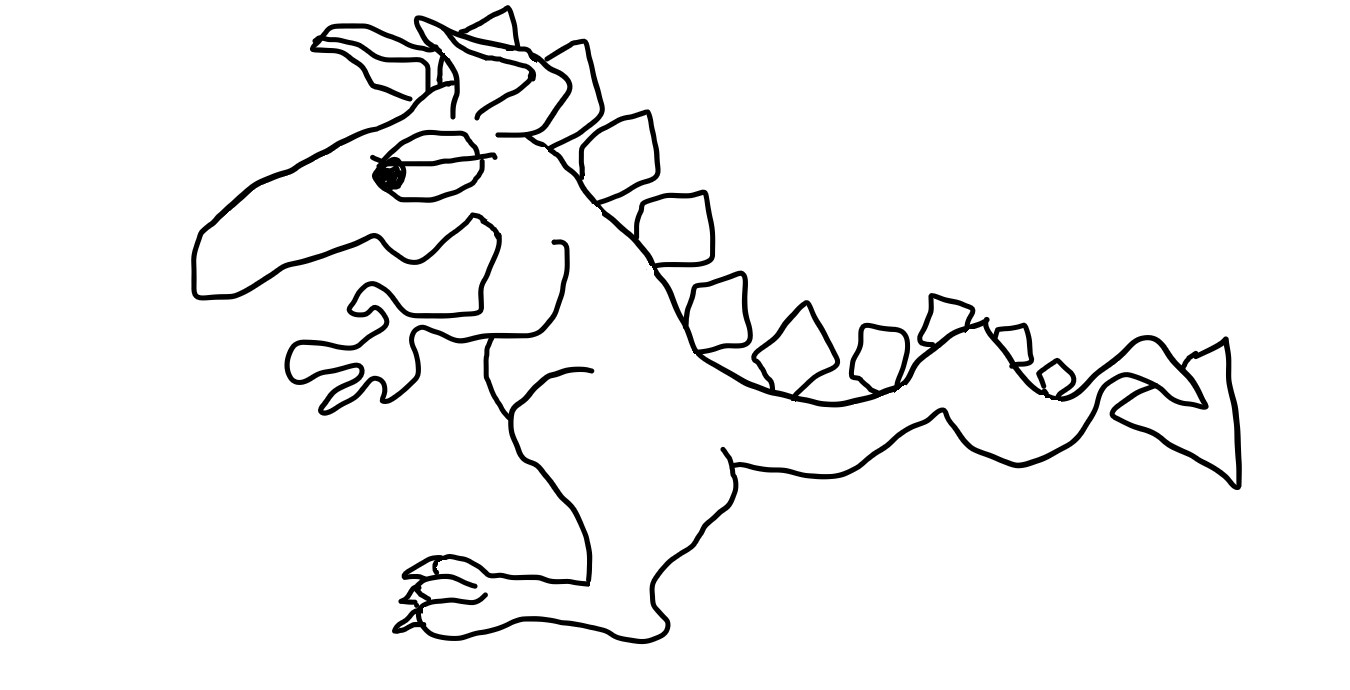
#> input picture Dragon.bmp, 1350 x 690 px
$ python -i dragon-paint.py   (imports and definitions only)
#> lines starting #> are read from the running program, lines starting #| are printed output that depends on the picture; after the words box and inside, x2 and y2 are one past the last pixel; in counts of white or black regions, pixels touching at a corner belong together
#> further down, picture is the input picture: shape (690, 1350, 3); min 0, max 255, mean 243.3
import math
import cv2
from skimage import measure
from skimage.measure import regionprops
from matplotlib import pyplot as plt

# sample dragon sketch to color


# [4 lines not run here, left out]

# This is code from DragonPaint, a computer vision/graphics/machine learning
# program for automating sketch painting for cartoon drawing and animation
# production, for flat/cel style character drawing/coloring, e.g. The Simpsons.
# Project is in progress.
# K.G.Greene
# 9/15/17

# DRAGONPAINT AUTOPAINTS SKETCHES BY CHARACTER TYPE USING IMAGE TO IMAGE
# TRANSLATION WITH CONDITIONAL ADVERSARIAL NETS
# The goal of DragonPaint is to automate the painting of sketches of animated
# characters in a consistent way based on one or very few examples or
# rules/patterns we can state for a given character type, e.g. for dragons:
# paint body green, spikes, yellow, and leave eye uncolored; for Bart Simpson:
# paint head and body parts yellow, shirt red, pants blue (or whatever clothes
# specified for a specific episode) and leave eyes uncolored.

# DragonPaint adapts Isola, et. al.'s GAN based machine learning algorithm/code
# from their paper, Image to Image Translation with Conditional Adversarial
# Nets, to create a colored sketch/cartoon character from an uncolored one.
# Based on Isola, et. al.'s applications, the estimated number of matched pairs
# needed (sketch + same sketch colored in) to train the model is 400-1000.

# DRAGONPAINT MINIMIZES MANUAL WORK IN TRAINING SET CREATION
# A major subgoal of DragonPaint is to require the smallest number possible of
# manually drawn and manually colored images for the creation of the ML
# training set.

# A later section will address reducing the number of manually drawn images.
# This section assumes that a collection of good drawn sketches exists and
# focuses on reducing the number of manually colored paired images we need.

# GOAL=ZERO MANUALLY COLORED TRAINING IMAGES IN TRAINING PAIRS
# The goal is to require only a single manually colored sketch per character
# type (or zero if a color scheme can be described and used without actually
# coloring a sketch.)

# CREATING COLORED HALF OF TRAINING PAIR WITHOUT MANUAL PAINTING
# GOOD SKETCH AUTOPAINT
# I. We create a "good sketch" autopainting program using components and
# geometric relationships so that from any goodSketch we get a
# goodSketchColored and make (goodSketch, goodSketchColored) a pair for the
# training set.
# EXPANDING TO BAD SKETCHES USING GOOD SKETCH COLORED PAIR
# II. We expand our training set by modifying a goodSketch and/or by modifying
# the pair (goodSketch, goodSketchColored).
# A. Given a pair (goodSketch,goodSketchColored) we expand the training set to
# include bad sketches by e.g. erasing part of goodSketch, pairing it with the
# original goodSketchColored and adding the pair
# (goodSketchWithErasures, goodSketchColored) to the training set.
# B. We also expand the training set by modifying both images in the pair in
# the same way, e.g. by cropping the goodSketch and its colored mate (same crop
# parameters) so that the background becomes disconnected or smaller than the
# body and then adding the pair (goodSketchCropped,goodSketchColoredCropped)
# to the training set.

# GOOD SKETCH DEFINITION
# A "good sketch" for a dragon is based on observations of a few of the simpler
# dragon sketches (e.g. leave off ears, claws, don't let arms create a
# disconnected background). A "good sketch" has the following properties:
# 1. Black lines on white background.
# 2. Lines connect so paint by "paint bucket"/components works.
# 3. Background is connected and is bigger than any other white component.
# 4. Body is the next biggest white component.
# 5. Only interior part (inside the body) is the eye.
# 6. Only body parts are body, spikes, eye (without eyelid).

# LABELING GOOD SKETCHES FOR PAINT BY PART
# The code shown here, SketchComponents, is part of I, the "good sketch"
# autopainting program. SketchComponents takes a "good sketch" and labels the
# parts, preparing them to be automatically colored with a "paint by body part"
# mapping.

# CODE SAMPLE


class SketchComponents:
    # Part of project DragonPaint

    # SketchComponents stores sketch image and uses component information
    # (area, color, distance between components) to label sketch parts of
    # image so they can be colored according to a part coloring map, e.g.
    # color dragon body green, spikes yellow and leave eyes white.

    # Image = black line cartoon sketch on white background from "Paint"
    # program with well connected lines and certain geometric relationships
    # (e.g. background bigger than body and body bigger than any other
    # dragon part).

    def __init__(self, image, cartoonCharType='flower'):
        # For the two cartoonCharTypes ('flower' and 'dragon') finds white
        # components, background, body and spikes at init
        # For cartoonCharType=='dragon', finds distance between each component
        # and background, finds line width and finds 'eye'
        # Depending on incoming data, might want to change to grayscale or
        # scale to standard size

        # store sketch image, threshold to black and white, calculate labels
        # and regionprops for connected components

#> called with cartoonCharType = 'flower'
        self.image = image
        ret, self.blackWhiteSketch = cv2.threshold(self.image,
                                                   200,
                                                   255,
                                                   cv2.THRESH_BINARY)
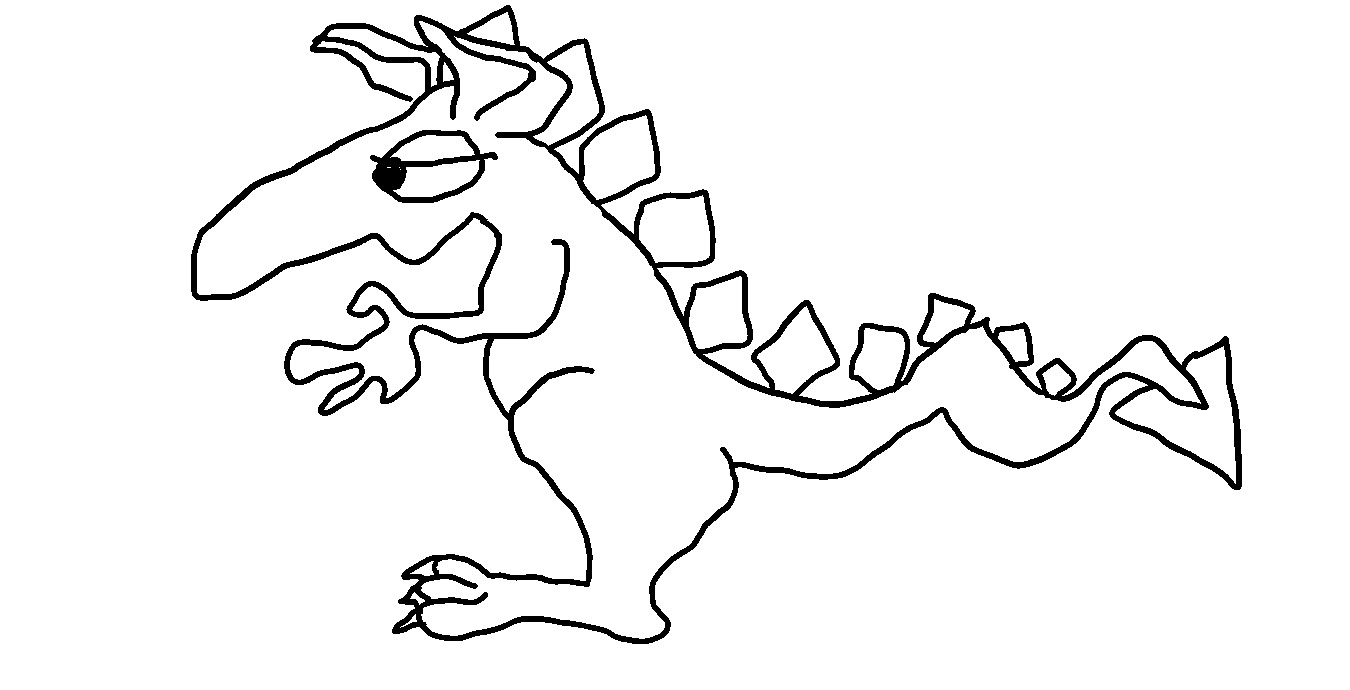
#> self.blackWhiteSketch: shape (690, 1350, 3); 94.9% white; 2 black regions, box (x1, y1, x2, y2) and area: (191, 5, 1242, 644) 44294, (370, 130, 498, 203) 2821

        # for region in regions we can access e.g. region.label, region.area,
        # region.coords
        self.regions = self.labelComponents()
#> self.regions = 23 regions

        # label background and body (largest and second largest white
        # components) and spikes+ (other white components)
        self.backgroundLabel, self.bodyLabel, self.spikeLabels = self.setBackgroundBodySpikes()

        if cartoonCharType == 'dragon':
            self.lineWidth = self.setLineWidth()
            self.eyeLabels, self.spikeLabels = self.setEyeSpikes()

    # BACKGROUND V. BODY V. SPIKES+ for dragons
    # (OR BACKGROUND V. CENTERS V. PETALS for flowers)

    # Use components' size and color (white) to distinguish between background,
    # body and spikes+.
    # The largest white component is background. The second largest is body.
    # The rest of the white components are spikes (or spikes+other for dragon)

    # LABEL CONNECTED COMPONENTS
    def labelComponents(self):
        return regionprops(measure.label(self.blackWhiteSketch))

    # LABEL BACKGROUND, BODY, SPIKES

    def setBackgroundBodySpikes(self):
        # background is largest white region, body is next largest; spikeLabels
        # is the remaining white components
        # By default, measure.label assigns all black pixels label 0.

        spikeLabels = sorted([region.label for region in self.regions
                              if region.label != 0],
                             key=lambda label: self.regions[label-1].area)
#> spikeLabels = [11, 12, 10, 23, 22, 6, 21, 20, 18, 2, 15, 4, 8, 9, 17, 5, 14, 16, 13, 7, 19, 3, 1]
        backgroundLabel = spikeLabels.pop()
#> backgroundLabel = 1
        bodyLabel = spikeLabels.pop()
#> bodyLabel = 3
        return backgroundLabel, bodyLabel, spikeLabels

    # SPIKES V. EYE
    # For dragon only; not needed for flowers.
    # We can use that the eye is in the interior of the body and the spikes are
    # on the edge to distinguish between them.
    # EucDist(eye,background)>3*lineWidth and EucDist(eye,body)<2*lineWidth
    # Eye may have multiple white components but distance to background >
    # 3*lineWidth holds for all of them.
    # We can get line width from the distance between body and background:
    # lineWidth=EucDist(body,background)
    # Look for a faster way than this for alternate algorithm because the
    # component distance calculation is very slow.

    def calcEucDistCompToBackgrd(self, label):
        # Calculates Euclidean distance between background component and the
        # component with label, 'label'

        return math.sqrt(min((ptLbl[0] - ptBckgrd[0]) ** 2 + (ptLbl[1] - ptBckgrd[1]) ** 2
                             for ptLbl in self.regions[label - 1].coords
                             for ptBckgrd in self.regions[self.backgroundLabel - 1].coords))

    def setLineWidth(self):
        # Finds distance between body and background to calculate drawing
        # line width.

        return self.calcEucDistCompToBackgrd(self.bodyLabel)

    def setEyeSpikes(self):
        # Use the component to background distance requirement to get
        # eyeLabels, then remove those from spikeLabels

        eyeLabels = list(filter(
            lambda label: self.calcEucDistCompToBackgrd(label) >= 2 * self.lineWidth,
            self.spikeLabels))
        spikeLabels = list(filter(lambda label: label not in eyeLabels,
                                  self.spikeLabels))
        return eyeLabels, spikeLabels

>>> import cv2
>>> picture = cv2.imread('Dragon.bmp')
>>> result = SketchComponents(picture).labelComponents()
#> in __init__, `self.backgroundLabel, self.bodyLabel, self.spikeLabels = self.setBackg..`: self.backgroundLabel = 1; self.bodyLabel = 3; self.spikeLabels = [11, 12, 10, 23, 22, 6, 21, 20, 18, 2, 15, 4, 8, 9, 17, 5, 14, 16, 13, 7, 19]
#> result = 23 regions

$ run again, on Flower1.png
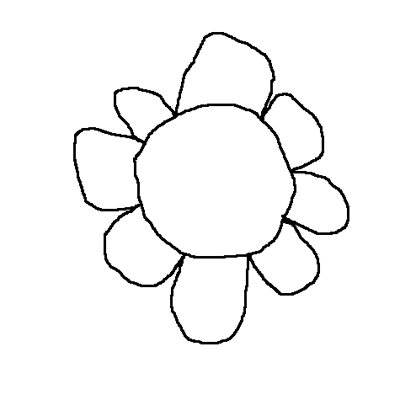
#> input picture Flower1.png, 400 x 400 px
#> picture is the input picture: shape (400, 400, 3); min 0, max 255, mean 246.2
#> in __init__, `ret, self.blackWhiteSketch = cv2.threshold(self.image, 200, 255, cv2.T..`:
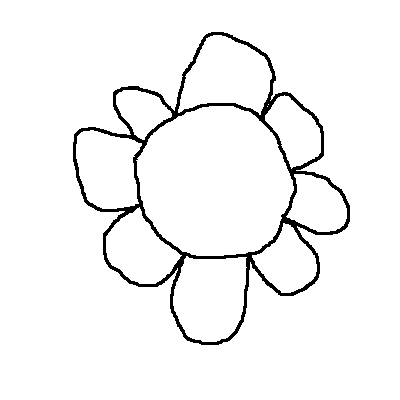
#> self.blackWhiteSketch: shape (400, 400, 3); 95.9% white; 1 black region, box (x1, y1, x2, y2) and area: (73, 32, 350, 345) 6540
#> self.regions = 12 regions
#> spikeLabels = [5, 7, 3, 9, 4, 11, 10, 8, 2, 12, 6, 1]
#> backgroundLabel = 1
#> bodyLabel = 6
#> self.backgroundLabel = 1; self.bodyLabel = 6; self.spikeLabels = [5, 7, 3, 9, 4, 11, 10, 8, 2, 12]
#> result = 12 regions
